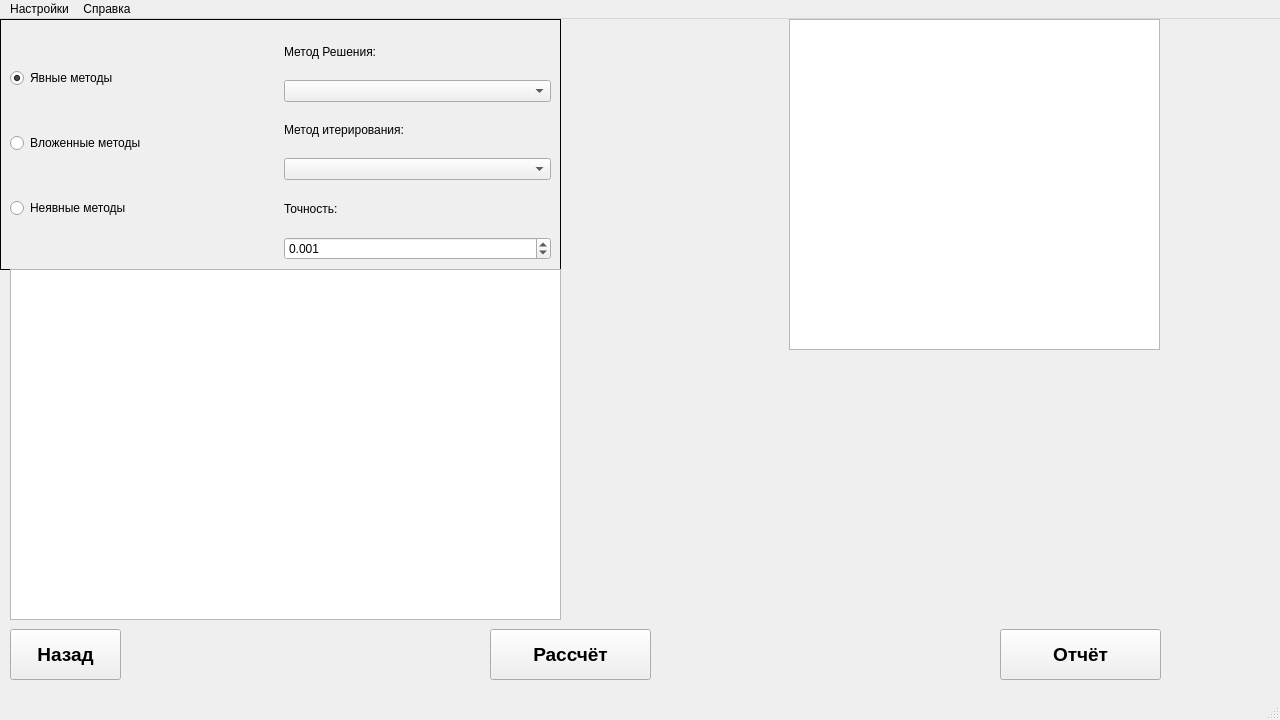
<?xml version="1.0" encoding="UTF-8"?>
<ui version="4.0">
 <class>MainWindow</class>
 <widget class="QMainWindow" name="MainWindow">
  <property name="geometry">
   <rect>
    <x>0</x>
    <y>0</y>
    <width>1280</width>
    <height>720</height>
   </rect>
  </property>
  <property name="windowTitle">
   <string>MainWindow</string>
  </property>
  <widget class="QWidget" name="centralwidget">
   <widget class="QStackedWidget" name="stackedWidget">
    <property name="geometry">
     <rect>
      <x>0</x>
      <y>0</y>
      <width>1280</width>
      <height>720</height>
     </rect>
    </property>
    <property name="currentIndex">
     <number>1</number>
    </property>
    <widget class="QWidget" name="KoshiPage">
     <widget class="QFrame" name="stepAndBorders">
      <property name="geometry">
       <rect>
        <x>620</x>
        <y>0</y>
        <width>531</width>
        <height>141</height>
       </rect>
      </property>
      <property name="frameShape">
       <enum>QFrame::Box</enum>
      </property>
      <layout class="QHBoxLayout" name="horizontalLayout_2">
       <property name="spacing">
        <number>90</number>
       </property>
       <property name="rightMargin">
        <number>1</number>
       </property>
       <item>
        <layout class="QVBoxLayout" name="borders">
         <property name="spacing">
          <number>5</number>
         </property>
         <item>
          <widget class="QLabel" name="label_3">
           <property name="font">
            <font>
             <pointsize>14</pointsize>
             <weight>75</weight>
             <bold>true</bold>
            </font>
           </property>
           <property name="text">
            <string>Границы</string>
           </property>
           <property name="textFormat">
            <enum>Qt::AutoText</enum>
           </property>
          </widget>
         </item>
         <item>
          <layout class="QHBoxLayout" name="borderA">
           <property name="rightMargin">
            <number>30</number>
           </property>
           <item>
            <widget class="QLabel" name="label_7">
             <property name="font">
              <font>
               <pointsize>14</pointsize>
               <weight>75</weight>
               <bold>true</bold>
              </font>
             </property>
             <property name="frameShape">
              <enum>QFrame::NoFrame</enum>
             </property>
             <property name="text">
              <string>a =</string>
             </property>
             <property name="scaledContents">
              <bool>false</bool>
             </property>
            </widget>
           </item>
           <item>
            <widget class="QDoubleSpinBox" name="borderASpinBox">
             <property name="font">
              <font>
               <pointsize>14</pointsize>
              </font>
             </property>
             <property name="layoutDirection">
              <enum>Qt::LeftToRight</enum>
             </property>
             <property name="alignment">
              <set>Qt::AlignLeading|Qt::AlignLeft|Qt::AlignVCenter</set>
             </property>
             <property name="decimals">
              <number>2</number>
             </property>
             <property name="minimum">
              <double>-100.000000000000000</double>
             </property>
             <property name="maximum">
              <double>100.000000000000000</double>
             </property>
             <property name="singleStep">
              <double>0.010000000000000</double>
             </property>
             <property name="value">
              <double>-2.000000000000000</double>
             </property>
            </widget>
           </item>
          </layout>
         </item>
         <item>
          <layout class="QHBoxLayout" name="borderB">
           <property name="rightMargin">
            <number>30</number>
           </property>
           <item>
            <widget class="QLabel" name="label_6">
             <property name="font">
              <font>
               <pointsize>14</pointsize>
               <weight>75</weight>
               <bold>true</bold>
              </font>
             </property>
             <property name="text">
              <string>b =</string>
             </property>
            </widget>
           </item>
           <item>
            <widget class="QDoubleSpinBox" name="borderBSpinBox">
             <property name="font">
              <font>
               <pointsize>14</pointsize>
              </font>
             </property>
             <property name="minimum">
              <double>-100.000000000000000</double>
             </property>
             <property name="singleStep">
              <double>0.010000000000000</double>
             </property>
             <property name="value">
              <double>10.000000000000000</double>
             </property>
            </widget>
           </item>
          </layout>
         </item>
        </layout>
       </item>
       <item>
        <layout class="QVBoxLayout" name="borders_3">
         <property name="spacing">
          <number>5</number>
         </property>
         <item>
          <widget class="QLabel" name="label_15">
           <property name="font">
            <font>
             <pointsize>14</pointsize>
             <weight>75</weight>
             <bold>true</bold>
            </font>
           </property>
           <property name="text">
            <string>Шаг</string>
           </property>
           <property name="textFormat">
            <enum>Qt::AutoText</enum>
           </property>
          </widget>
         </item>
         <item>
          <layout class="QHBoxLayout" name="borderA_3">
           <property name="rightMargin">
            <number>30</number>
           </property>
           <item>
            <widget class="QLabel" name="label_16">
             <property name="font">
              <font>
               <pointsize>14</pointsize>
               <weight>75</weight>
               <bold>true</bold>
              </font>
             </property>
             <property name="frameShape">
              <enum>QFrame::NoFrame</enum>
             </property>
             <property name="text">
              <string>h =</string>
             </property>
             <property name="scaledContents">
              <bool>false</bool>
             </property>
            </widget>
           </item>
           <item>
            <widget class="QDoubleSpinBox" name="hStepBox">
             <property name="font">
              <font>
               <pointsize>14</pointsize>
              </font>
             </property>
             <property name="layoutDirection">
              <enum>Qt::LeftToRight</enum>
             </property>
             <property name="alignment">
              <set>Qt::AlignLeading|Qt::AlignLeft|Qt::AlignVCenter</set>
             </property>
             <property name="decimals">
              <number>3</number>
             </property>
             <property name="minimum">
              <double>0.000000000000000</double>
             </property>
             <property name="maximum">
              <double>100.000000000000000</double>
             </property>
             <property name="singleStep">
              <double>0.010000000000000</double>
             </property>
             <property name="value">
              <double>0.200000000000000</double>
             </property>
            </widget>
           </item>
          </layout>
         </item>
         <item>
          <spacer name="verticalSpacer">
           <property name="orientation">
            <enum>Qt::Vertical</enum>
           </property>
           <property name="sizeType">
            <enum>QSizePolicy::Minimum</enum>
           </property>
           <property name="sizeHint" stdset="0">
            <size>
             <width>20</width>
             <height>40</height>
            </size>
           </property>
          </spacer>
         </item>
        </layout>
       </item>
      </layout>
     </widget>
     <widget class="QFrame" name="taskExample">
      <property name="geometry">
       <rect>
        <x>0</x>
        <y>0</y>
        <width>621</width>
        <height>301</height>
       </rect>
      </property>
      <property name="frameShape">
       <enum>QFrame::Box</enum>
      </property>
      <layout class="QVBoxLayout" name="verticalLayout_5">
       <item>
        <widget class="QLabel" name="label_2">
         <property name="font">
          <font>
           <pointsize>14</pointsize>
           <weight>75</weight>
           <bold>true</bold>
          </font>
         </property>
         <property name="frameShape">
          <enum>QFrame::NoFrame</enum>
         </property>
         <property name="text">
          <string>Общий вид решаемой задачи</string>
         </property>
        </widget>
       </item>
       <item>
        <widget class="QLabel" name="label">
         <property name="frameShape">
          <enum>QFrame::NoFrame</enum>
         </property>
         <property name="frameShadow">
          <enum>QFrame::Plain</enum>
         </property>
         <property name="text">
          <string/>
         </property>
         <property name="pixmap">
          <pixmap>assets/images/Task_Example.png</pixmap>
         </property>
         <property name="scaledContents">
          <bool>true</bool>
         </property>
         <property name="wordWrap">
          <bool>false</bool>
         </property>
        </widget>
       </item>
      </layout>
     </widget>
     <widget class="QFrame" name="taskInput">
      <property name="geometry">
       <rect>
        <x>0</x>
        <y>300</y>
        <width>621</width>
        <height>171</height>
       </rect>
      </property>
      <property name="frameShape">
       <enum>QFrame::Box</enum>
      </property>
      <layout class="QVBoxLayout" name="verticalLayout_6">
       <item>
        <widget class="QLabel" name="label_9">
         <property name="font">
          <font>
           <pointsize>14</pointsize>
           <weight>75</weight>
           <bold>true</bold>
          </font>
         </property>
         <property name="text">
          <string>Ввод задачи:</string>
         </property>
        </widget>
       </item>
       <item>
        <layout class="QHBoxLayout" name="mainTask">
         <property name="rightMargin">
          <number>0</number>
         </property>
         <item>
          <widget class="QLineEdit" name="orderLineEdit">
           <property name="enabled">
            <bool>true</bool>
           </property>
           <property name="maximumSize">
            <size>
             <width>284</width>
             <height>34</height>
            </size>
           </property>
           <property name="font">
            <font>
             <pointsize>14</pointsize>
             <weight>75</weight>
             <bold>true</bold>
            </font>
           </property>
           <property name="layoutDirection">
            <enum>Qt::LeftToRight</enum>
           </property>
           <property name="text">
            <string>y''</string>
           </property>
          </widget>
         </item>
         <item>
          <widget class="QLabel" name="label_10">
           <property name="font">
            <font>
             <pointsize>14</pointsize>
             <weight>75</weight>
             <bold>true</bold>
            </font>
           </property>
           <property name="text">
            <string>=</string>
           </property>
          </widget>
         </item>
         <item>
          <widget class="QLineEdit" name="inputLineEdit">
           <property name="font">
            <font>
             <pointsize>14</pointsize>
             <weight>75</weight>
             <bold>true</bold>
            </font>
           </property>
           <property name="text">
            <string>sin(3*x) - y</string>
           </property>
          </widget>
         </item>
        </layout>
       </item>
      </layout>
     </widget>
     <widget class="QPushButton" name="solutionChoiceButton">
      <property name="geometry">
       <rect>
        <x>940</x>
        <y>610</y>
        <width>221</width>
        <height>51</height>
       </rect>
      </property>
      <property name="font">
       <font>
        <pointsize>14</pointsize>
        <weight>75</weight>
        <bold>true</bold>
       </font>
      </property>
      <property name="text">
       <string>Выбор решения</string>
      </property>
     </widget>
     <widget class="QFrame" name="taskInput_2">
      <property name="geometry">
       <rect>
        <x>0</x>
        <y>470</y>
        <width>621</width>
        <height>171</height>
       </rect>
      </property>
      <property name="frameShape">
       <enum>QFrame::Box</enum>
      </property>
      <layout class="QVBoxLayout" name="verticalLayout_7">
       <item>
        <widget class="QLabel" name="label_11">
         <property name="font">
          <font>
           <pointsize>14</pointsize>
           <weight>75</weight>
           <bold>true</bold>
          </font>
         </property>
         <property name="text">
          <string>Аналитическое решение (при наличии):</string>
         </property>
        </widget>
       </item>
       <item>
        <layout class="QHBoxLayout" name="mainTask_2">
         <item>
          <widget class="QLineEdit" name="analiticLineEdit">
           <property name="font">
            <font>
             <pointsize>14</pointsize>
             <weight>75</weight>
             <bold>true</bold>
            </font>
           </property>
           <property name="text">
            <string>cos(x) + 11/8 * sin(x) - sin(3*x) / 8</string>
           </property>
          </widget>
         </item>
        </layout>
       </item>
      </layout>
     </widget>
     <widget class="QFrame" name="verticalFrame">
      <property name="geometry">
       <rect>
        <x>620</x>
        <y>140</y>
        <width>531</width>
        <height>161</height>
       </rect>
      </property>
      <property name="frameShape">
       <enum>QFrame::Box</enum>
      </property>
      <layout class="QVBoxLayout" name="verticalLayout">
       <item>
        <layout class="QVBoxLayout" name="borders_2">
         <property name="spacing">
          <number>5</number>
         </property>
         <item>
          <widget class="QLabel" name="label_12">
           <property name="font">
            <font>
             <pointsize>14</pointsize>
             <weight>75</weight>
             <bold>true</bold>
            </font>
           </property>
           <property name="text">
            <string>Начальные условия</string>
           </property>
           <property name="textFormat">
            <enum>Qt::AutoText</enum>
           </property>
          </widget>
         </item>
         <item>
          <widget class="QSpinBox" name="spinBox"/>
         </item>
         <item>
          <layout class="QHBoxLayout" name="borderA_2">
           <property name="spacing">
            <number>6</number>
           </property>
           <property name="rightMargin">
            <number>290</number>
           </property>
           <item>
            <widget class="QLabel" name="label_13">
             <property name="font">
              <font>
               <pointsize>14</pointsize>
               <weight>75</weight>
               <bold>true</bold>
              </font>
             </property>
             <property name="frameShape">
              <enum>QFrame::NoFrame</enum>
             </property>
             <property name="text">
              <string>y(a) =</string>
             </property>
             <property name="scaledContents">
              <bool>false</bool>
             </property>
            </widget>
           </item>
           <item>
            <widget class="QDoubleSpinBox" name="stepBoxY0">
             <property name="font">
              <font>
               <pointsize>14</pointsize>
              </font>
             </property>
             <property name="layoutDirection">
              <enum>Qt::LeftToRight</enum>
             </property>
             <property name="alignment">
              <set>Qt::AlignLeading|Qt::AlignLeft|Qt::AlignVCenter</set>
             </property>
             <property name="decimals">
              <number>3</number>
             </property>
             <property name="minimum">
              <double>-100.000000000000000</double>
             </property>
             <property name="maximum">
              <double>100.000000000000000</double>
             </property>
             <property name="singleStep">
              <double>0.001000000000000</double>
             </property>
             <property name="value">
              <double>-1.701000000000000</double>
             </property>
            </widget>
           </item>
          </layout>
         </item>
         <item>
          <layout class="QHBoxLayout" name="borderB_2">
           <property name="rightMargin">
            <number>290</number>
           </property>
           <item>
            <widget class="QLabel" name="label_14">
             <property name="font">
              <font>
               <pointsize>14</pointsize>
               <weight>75</weight>
               <bold>true</bold>
              </font>
             </property>
             <property name="text">
              <string>y'(a) =</string>
             </property>
            </widget>
           </item>
           <item>
            <widget class="QDoubleSpinBox" name="stepBoxY1">
             <property name="font">
              <font>
               <pointsize>14</pointsize>
              </font>
             </property>
             <property name="decimals">
              <number>3</number>
             </property>
             <property name="minimum">
              <double>-100.000000000000000</double>
             </property>
             <property name="singleStep">
              <double>0.001000000000000</double>
             </property>
             <property name="value">
              <double>-0.022000000000000</double>
             </property>
            </widget>
           </item>
          </layout>
         </item>
        </layout>
       </item>
      </layout>
     </widget>
    </widget>
    <widget class="QWidget" name="solutionPage">
     <widget class="QFrame" name="solutionChoice">
      <property name="geometry">
       <rect>
        <x>0</x>
        <y>0</y>
        <width>561</width>
        <height>251</height>
       </rect>
      </property>
      <property name="frameShape">
       <enum>QFrame::Box</enum>
      </property>
      <layout class="QHBoxLayout" name="horizontalLayout">
       <item>
        <layout class="QVBoxLayout" name="methodType">
         <item>
          <widget class="QRadioButton" name="explicitButton">
           <property name="text">
            <string>Явные методы</string>
           </property>
           <property name="checked">
            <bool>true</bool>
           </property>
          </widget>
         </item>
         <item>
          <widget class="QRadioButton" name="embeededButton">
           <property name="text">
            <string>Вложенные методы</string>
           </property>
           <property name="checked">
            <bool>false</bool>
           </property>
          </widget>
         </item>
         <item>
          <widget class="QRadioButton" name="implicitButton">
           <property name="text">
            <string>Неявные методы</string>
           </property>
          </widget>
         </item>
        </layout>
       </item>
       <item>
        <layout class="QVBoxLayout" name="method">
         <item>
          <widget class="QLabel" name="label_8">
           <property name="text">
            <string>Метод Решения:</string>
           </property>
          </widget>
         </item>
         <item>
          <widget class="QComboBox" name="solutionMethodBox"/>
         </item>
         <item>
          <widget class="QLabel" name="label_4">
           <property name="text">
            <string>Метод итерирования:</string>
           </property>
          </widget>
         </item>
         <item>
          <widget class="QComboBox" name="iterMethodBox"/>
         </item>
         <item>
          <widget class="QLabel" name="label_31">
           <property name="text">
            <string>Точность:</string>
           </property>
          </widget>
         </item>
         <item>
          <widget class="QDoubleSpinBox" name="approxSpinBox">
           <property name="decimals">
            <number>3</number>
           </property>
           <property name="minimum">
            <double>0.000000000000000</double>
           </property>
           <property name="maximum">
            <double>0.100000000000000</double>
           </property>
           <property name="singleStep">
            <double>0.001000000000000</double>
           </property>
           <property name="value">
            <double>0.001000000000000</double>
           </property>
          </widget>
         </item>
        </layout>
       </item>
      </layout>
     </widget>
     <widget class="QPushButton" name="backToKoshiButton">
      <property name="geometry">
       <rect>
        <x>10</x>
        <y>610</y>
        <width>111</width>
        <height>51</height>
       </rect>
      </property>
      <property name="font">
       <font>
        <pointsize>14</pointsize>
        <weight>75</weight>
        <bold>true</bold>
       </font>
      </property>
      <property name="text">
       <string>Назад</string>
      </property>
     </widget>
     <widget class="QPushButton" name="calcButton">
      <property name="geometry">
       <rect>
        <x>490</x>
        <y>610</y>
        <width>161</width>
        <height>51</height>
       </rect>
      </property>
      <property name="font">
       <font>
        <pointsize>14</pointsize>
        <weight>75</weight>
        <bold>true</bold>
       </font>
      </property>
      <property name="text">
       <string>Рассчёт</string>
      </property>
     </widget>
     <widget class="QGraphicsView" name="graphicsView">
      <property name="geometry">
       <rect>
        <x>789</x>
        <y>0</y>
        <width>371</width>
        <height>331</height>
       </rect>
      </property>
     </widget>
     <widget class="QPushButton" name="reportButton">
      <property name="geometry">
       <rect>
        <x>1000</x>
        <y>610</y>
        <width>161</width>
        <height>51</height>
       </rect>
      </property>
      <property name="font">
       <font>
        <pointsize>14</pointsize>
        <weight>75</weight>
        <bold>true</bold>
       </font>
      </property>
      <property name="text">
       <string>Отчёт</string>
      </property>
     </widget>
     <widget class="QTableWidget" name="tableWidget">
      <property name="geometry">
       <rect>
        <x>10</x>
        <y>250</y>
        <width>551</width>
        <height>351</height>
       </rect>
      </property>
     </widget>
    </widget>
    <widget class="QWidget" name="taskPage">
     <widget class="QPushButton" name="toKoshiTask">
      <property name="geometry">
       <rect>
        <x>470</x>
        <y>80</y>
        <width>221</width>
        <height>51</height>
       </rect>
      </property>
      <property name="font">
       <font>
        <pointsize>14</pointsize>
        <weight>75</weight>
        <bold>true</bold>
       </font>
      </property>
      <property name="text">
       <string>Задача Коши</string>
      </property>
     </widget>
     <widget class="QPushButton" name="toChemicalTask">
      <property name="geometry">
       <rect>
        <x>440</x>
        <y>180</y>
        <width>281</width>
        <height>51</height>
       </rect>
      </property>
      <property name="font">
       <font>
        <pointsize>14</pointsize>
        <weight>75</weight>
        <bold>true</bold>
       </font>
      </property>
      <property name="text">
       <string>Химическая кинетика</string>
      </property>
     </widget>
     <widget class="QPushButton" name="aboutProgramm">
      <property name="geometry">
       <rect>
        <x>470</x>
        <y>290</y>
        <width>221</width>
        <height>51</height>
       </rect>
      </property>
      <property name="font">
       <font>
        <pointsize>14</pointsize>
        <weight>75</weight>
        <bold>true</bold>
       </font>
      </property>
      <property name="text">
       <string>О программе</string>
      </property>
     </widget>
    </widget>
   </widget>
  </widget>
  <widget class="QMenuBar" name="menubar">
   <property name="geometry">
    <rect>
     <x>0</x>
     <y>0</y>
     <width>1280</width>
     <height>26</height>
    </rect>
   </property>
   <widget class="QMenu" name="Settings">
    <property name="title">
     <string>Настройки</string>
    </property>
    <addaction name="action"/>
   </widget>
   <widget class="QMenu" name="Manual">
    <property name="title">
     <string>Справка</string>
    </property>
   </widget>
   <addaction name="Settings"/>
   <addaction name="Manual"/>
  </widget>
  <widget class="QStatusBar" name="statusbar"/>
  <action name="action">
   <property name="text">
    <string>Отчёт</string>
   </property>
  </action>
 </widget>
 <resources/>
 <connections/>
</ui>
